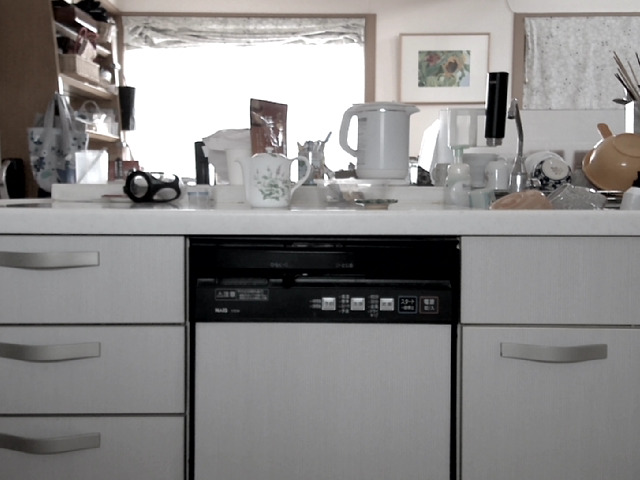
#> input picture opencv/off.png, 640 x 480 px; the run also reads 1 picture not shown here
$ python test2-matching.py
#> lines starting #> are read from the running program, lines starting #| are printed output that depends on the picture; after the words box and inside, x2 and y2 are one past the last pixel; in counts of white or black regions, pixels touching at a corner belong together
import cv2
import numpy as np

img = cv2.imread("off.png")
#> img is the input picture: shape (480, 640, 3); mean B, G, R 136.3, 136.8, 138.6
tpl = cv2.imread("on_tmpl.png")

#パターンマッチ
result = cv2.matchTemplate(img, tpl, cv2.TM_CCOEFF_NORMED)
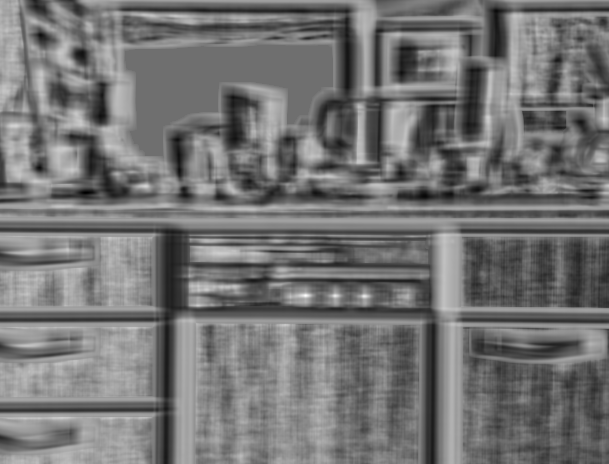
#> result: shape (464, 609) float32; min -0.721, max 0.934, mean 0.0352; drawn with min black and max white

#結果位置
minVal, maxVal, minLoc, maxLoc = cv2.minMaxLoc(result)
#> minVal = -0.721; maxVal = 0.934; minLoc = (85, 192); maxLoc = (305, 295)

tl = maxLoc[0], maxLoc[1]
#> tl = (305, 295)
br = maxLoc[0]+tpl.shape[1], maxLoc[1]+tpl.shape[0]
#> br = (337, 312)

dst = img.copy()
cv2.rectangle(dst, tl, br, color=(0,255,0), thickness=2)
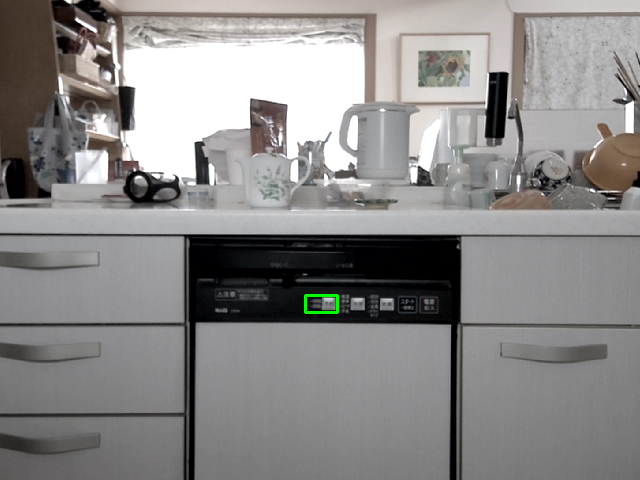
#> dst: shape (480, 640, 3); 0.09% of pixels changed, all inside (x1, y1, x2, y2) = (304, 294, 339, 314)

cv2.imshow("frame", dst)

cv2.waitKey(0)
cv2.destroyAllWindows()
